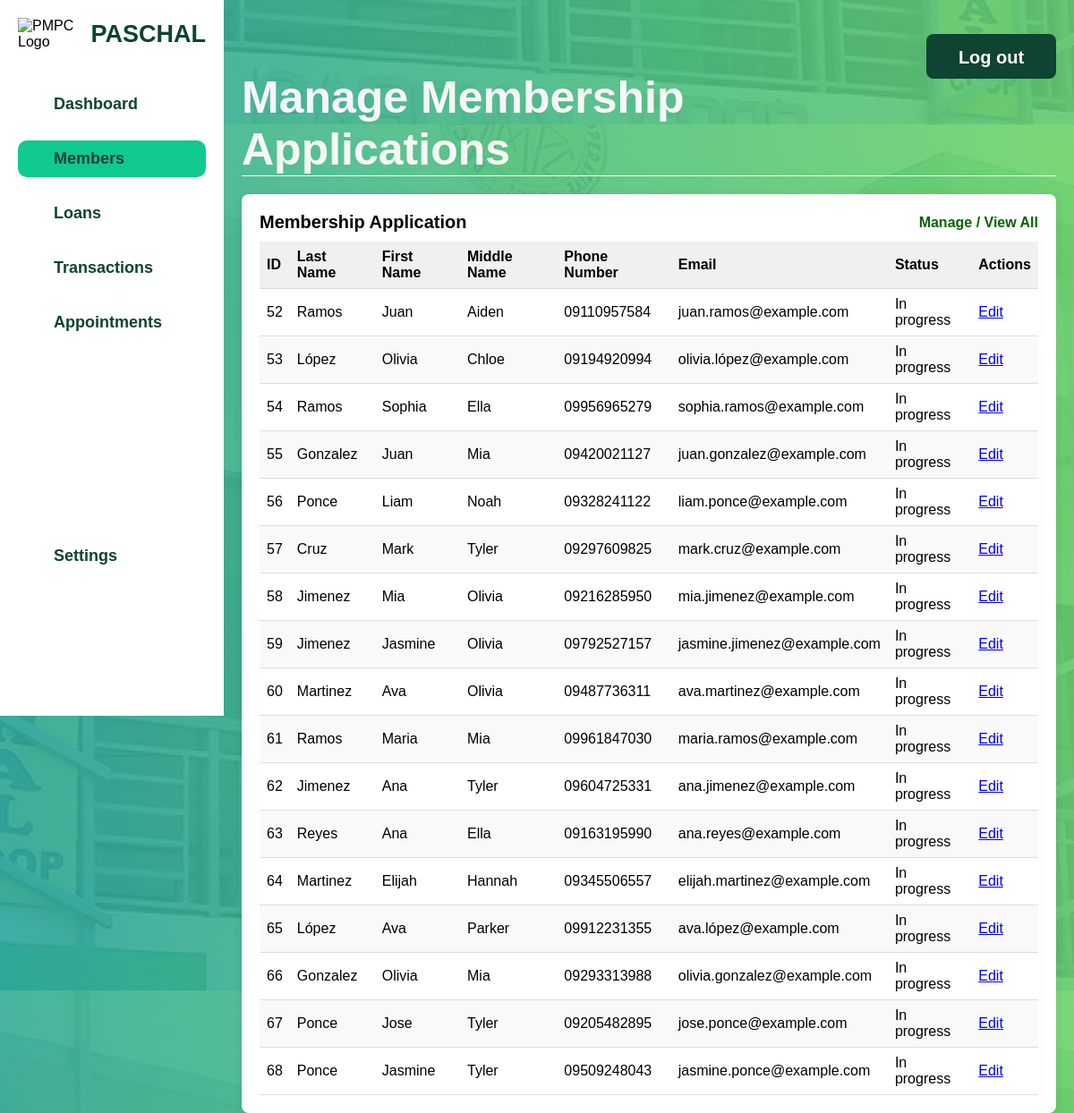
/admin/admin-manage-membership.php (signed in), run on the app's committed database.
### tables this page shows
CREATE TABLE `member_credentials` (
  `MemberID` int(11) NOT NULL,
  `Username` varchar(50) NOT NULL,
  `Email` varchar(100) NOT NULL,
  `Password` varchar(255) NOT NULL,
  `reset_token` varchar(255) DEFAULT NULL,
  `token_expiry` timestamp NULL DEFAULT NULL
);

CREATE TABLE `signupform` (
  `MemberID` int(11) NOT NULL,
  `FirstName` varchar(50) NOT NULL,
  `LastName` varchar(50) NOT NULL,
  `MiddleName` varchar(50) DEFAULT NULL,
  `Sex` enum('Male','Female','Other') NOT NULL,
  `AddressID` int(11) DEFAULT NULL,
  `TINNumber` varchar(15) DEFAULT NULL,
  `Birthday` date DEFAULT NULL,
  `ContactNo` varchar(15) NOT NULL
);

CREATE TABLE `membership_application` (
  `MemberID` int(11) NOT NULL,
  `FillUpForm` tinyint(1) NOT NULL,
  `WatchedVideoSeminar` tinyint(1) NOT NULL,
  `PaidRegistrationFee` tinyint(1) NOT NULL,
  `Status` enum('Failed','In progress','Completed') NOT NULL,
  `AppointmentDate` date DEFAULT NULL,
  `MembershipFeePaidAmount` int(11) DEFAULT NULL
);

### html/admin/admin-manage-membership.php (the view, shortened to what this page needs)
<?php
$servername = "localhost";
$dbUsername = "root";
$dbPassword = "";
$dbname = "pmpc";
$conn = new mysqli($servername, $dbUsername, $dbPassword, $dbname);
$allMembersQuery = "
    SELECT
        mc.MemberID,
        sf.LastName,
        sf.FirstName,
        sf.MiddleName,
        sf.ContactNo,
        mc.Email,
        ma.Status
    FROM
        member_credentials mc
    JOIN
        signupform sf ON mc.MemberID = sf.MemberID
    JOIN
        membership_application ma ON mc.MemberID = ma.MemberID
";
$allMembersResult = $conn->query($allMembersQuery);
?>
<!DOCTYPE html>
<html lang="en">
<head>
    <link rel="stylesheet" href="../../css/admin-manage-members.css">
    <link rel="stylesheet" href="../../css/admin-general.css">
</head>
<body>
    <div class="container">
        <div class="sidebar">
            <div class="logo-container">
                <div class="logo">
                    <img src="../../assets/pmpc-logo.png" alt="PMPC Logo">
                </div>
                <h2 class="pmpc-text">PASCHAL</h2>
            </div>
            <ul class="sidebar-menu">
                <li><a href="admin.php">Dashboard</a></li>
                <li><a href="admin-members.php" class="active">Members</a></li>
                <li><a href="admin-loans.php">Loans</a></li>
                <li><a href="admin-transactions.php">Transactions</a></li>
                <li><a href="admin-appointments.php">Appointments</a></li>
            </ul>
            <ul class="sidebar-settings">
                <li><a href="admin-settings.html">Settings</a></li>
            </ul>
        </div>
        <div class="main-content">
            <header>
                <h1>Manage Membership Applications</h1>
                <button class="logout-button" onclick="window.location.href='../logout.php'">Log out</button>
            </header>
            <section class="member-list">
                <div class="table-header">
                    <h3>Membership Application</h3>
                    <a href="admin-members.php" class="manage-link">Manage / View All</a>
                </div>
                <table>
                    <thead>
                        <tr>
                            <th>ID</th>
                            <th>Last Name</th>
                            <th>First Name</th>
                            <th>Middle Name</th>
                            <th>Phone Number</th>
                            <th>Email</th>
                            <th>Status</th>
                            <th>Actions</th>
                        </tr>
                    </thead>
                    <tbody>
                        <?php
                        if ($allMembersResult->num_rows > 0) {
                            while ($row = $allMembersResult->fetch_assoc()) {
                                echo "<tr>";
                                echo "<td>" . htmlspecialchars($row['MemberID']) . "</td>";
                                echo "<td>" . htmlspecialchars($row['LastName']) . "</td>";
                                echo "<td>" . htmlspecialchars($row['FirstName']) . "</td>";
                                echo "<td>" . htmlspecialchars($row['MiddleName']) . "</td>";
                                echo "<td>" . htmlspecialchars($row['ContactNo']) . "</td>";
                                echo "<td>" . htmlspecialchars($row['Email']) . "</td>";
                                echo "<td>" . htmlspecialchars($row['Status']) . "</td>";
                                echo "<td><a href='admin-edit-membership.php?id=" . htmlspecialchars($row['MemberID']) . "'>Edit</a></td>";
                                echo "</tr>";
                            }
                        } else {
                            echo "<tr><td colspan='8'>No members found.</td></tr>";
                        }
                        ?>
                    </tbody>
                </table>
            </section>
        </div>
    </div>
</body>
</html>

### css/admin-manage-members.css (style rules this page uses)
.member-list { background-color: #fff; padding: 20px; border-radius: 8px; box-shadow: 0 2px 10px rgba(0,0,0,0.1); margin-top: 20px; }
.table-header { display: flex; justify-content: space-between; align-items: center; margin-bottom: 10px; }
.table-header h3 { margin: 0; font-size: 20px; }
.manage-link { text-decoration: none; color: #006400; font-weight: bold; }
.member-list table { width: 100%; border-collapse: collapse; }
.member-list th, .member-list td { text-align: left; padding: 8px; border-bottom: 1px solid #ddd; }
.member-list th { background-color: #f0f0f0; font-weight: bold; }
.member-list tbody tr:nth-child(even) { background-color: #f9f9f9; }
.member-list td { font-size: 16px; }

### css/admin-general.css (style rules this page uses)
* { margin: 0; padding: 0; box-sizing: border-box; font-family: 'Poppins', Arial, Helvetica, sans-serif; }
html, body { height: 100%; }
body { background-image: url('../assets/bg.jpg'); background-size: auto; background-position: center; background-repeat: repeat; margin: 0; height: 100vh; }
.container { display: flex; width: 100%; height: 100vh; }
.sidebar { width: 250px; background-color: #fff; display: flex; flex-direction: column; padding: 20px; position: fixed; height: 100vh; }
.logo-container { display: flex; align-items: center; margin-bottom: 20px; }
.logo img { width: 70px; height: auto; margin-right: 10px; }
.pmpc-text { font-size: 27px; color: #0F4332; font-weight: 800; }
.sidebar-menu { list-style: none; padding: 0; }
.sidebar-menu li { margin: 20px 0; }
.sidebar-settings { list-style: none; padding-left: 0; margin-bottom: 20px; }
.sidebar-menu a { color: #0F4332; text-decoration: none; font-size: 18px; font-weight: bold; display: block; padding: 10px 40px; transition: background-color 0.3s ease; }
.sidebar-menu a.active, .sidebar-menu a:hover { background-color: #10C98F; border-radius: 10px; }
.sidebar-settings li { margin: 0; }
.sidebar-settings a { color: #0F4332; text-decoration: none; font-size: 18px; font-weight: bold; padding: 10px 40px; display: block; transition: background-color 0.3s ease; margin-top:200px; }
.main-content { margin-left: 250px; padding: 20px; width: calc(100% - 250px); background-color: #e0f7f700; }
header { display: flex; justify-content: space-between; align-items: center; padding-top: 60px; border-bottom: 1.5px solid #ffffff; margin-bottom: 20px; }
header h1 { font-size: 50px; font-weight: 800; color: #f6f6f6; }
.logout-button { background-color: #0F4332; color: rgb(255, 255, 255); border-radius: 8px; margin-top: -150px; font-size: 20px; font-weight: bold; width: 150px; height: 50px; padding: 15px 25px; border: none; cursor: pointer; transition: background-color 0.3s ease; }

### data on the page
member_credentials: MemberID "52", signupform.LastName "Ramos", signupform.FirstName "Juan", signupform.MiddleName "Aiden", signupform.ContactNo "09110957584", Email "juan.ramos@example.com", membership_application.Status "In progress"
member_credentials: MemberID "53", signupform.LastName "López", signupform.FirstName "Olivia", signupform.MiddleName "Chloe", signupform.ContactNo "09194920994", Email "olivia.lópez@example.com", membership_application.Status "In progress"
member_credentials: MemberID "54", signupform.LastName "Ramos", signupform.FirstName "Sophia", signupform.MiddleName "Ella", signupform.ContactNo "09956965279", Email "sophia.ramos@example.com", membership_application.Status "In progress"
member_credentials: MemberID "55", signupform.LastName "Gonzalez", signupform.FirstName "Juan", signupform.MiddleName "Mia", signupform.ContactNo "09420021127", Email "juan.gonzalez@example.com", membership_application.Status "In progress"
member_credentials: MemberID "56", signupform.LastName "Ponce", signupform.FirstName "Liam", signupform.MiddleName "Noah", signupform.ContactNo "09328241122", Email "liam.ponce@example.com", membership_application.Status "In progress"
member_credentials: MemberID "57", signupform.LastName "Cruz", signupform.FirstName "Mark", signupform.MiddleName "Tyler", signupform.ContactNo "09297609825", Email "mark.cruz@example.com", membership_application.Status "In progress"
member_credentials: MemberID "58", signupform.LastName "Jimenez", signupform.FirstName "Mia", signupform.MiddleName "Olivia", signupform.ContactNo "09216285950", Email "mia.jimenez@example.com", membership_application.Status "In progress"
member_credentials: MemberID "59", signupform.LastName "Jimenez", signupform.FirstName "Jasmine", signupform.MiddleName "Olivia", signupform.ContactNo "09792527157", Email "jasmine.jimenez@example.com", membership_application.Status "In progress"
member_credentials: MemberID "60", signupform.LastName "Martinez", signupform.FirstName "Ava", signupform.MiddleName "Olivia", signupform.ContactNo "09487736311", Email "ava.martinez@example.com", membership_application.Status "In progress"
member_credentials: MemberID "61", signupform.LastName "Ramos", signupform.FirstName "Maria", signupform.MiddleName "Mia", signupform.ContactNo "09961847030", Email "maria.ramos@example.com", membership_application.Status "In progress"
member_credentials: MemberID "62", signupform.LastName "Jimenez", signupform.FirstName "Ana", signupform.MiddleName "Tyler", signupform.ContactNo "09604725331", Email "ana.jimenez@example.com", membership_application.Status "In progress"
member_credentials: MemberID "63", signupform.LastName "Reyes", signupform.FirstName "Ana", signupform.MiddleName "Ella", signupform.ContactNo "09163195990", Email "ana.reyes@example.com", membership_application.Status "In progress"
member_credentials: MemberID "64", signupform.LastName "Martinez", signupform.FirstName "Elijah", signupform.MiddleName "Hannah", signupform.ContactNo "09345506557", Email "elijah.martinez@example.com", membership_application.Status "In progress"
member_credentials: MemberID "65", signupform.LastName "López", signupform.FirstName "Ava", signupform.MiddleName "Parker", signupform.ContactNo "09912231355", Email "ava.lópez@example.com", membership_application.Status "In progress"
member_credentials: MemberID "66", signupform.LastName "Gonzalez", signupform.FirstName "Olivia", signupform.MiddleName "Mia", signupform.ContactNo "09293313988", Email "olivia.gonzalez@example.com", membership_application.Status "In progress"
member_credentials: MemberID "67", signupform.LastName "Ponce", signupform.FirstName "Jose", signupform.MiddleName "Tyler", signupform.ContactNo "09205482895", Email "jose.ponce@example.com", membership_application.Status "In progress"
member_credentials: MemberID "68", signupform.LastName "Ponce", signupform.FirstName "Jasmine", signupform.MiddleName "Tyler", signupform.ContactNo "09509248043", Email "jasmine.ponce@example.com", membership_application.Status "In progress"
